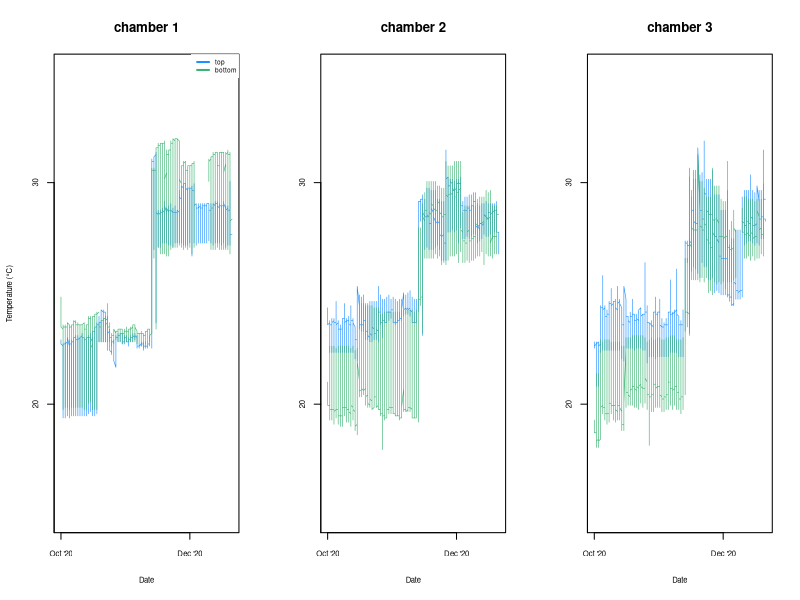

The R source for this figure:
library(tidyverse)
library(lubridate)
###################
###################
# plot the data
logger_data <- read_csv(here::here("hobo loggers","output","logger_data.csv"), locale=locale(tz="HST"))

# I did all the same renaming you did so your plotting code would work
logger_data <- logger_data %>% 
  mutate(Date = date(datetime)) %>%
  # all of this is commented out because the data should already be named
  # what you want it to be named. 
  # rename(
  #   timestamp = datetime,
  #   bot1.Temp = temp_logger_20940476,
  #   bot1.Light = light_logger_20940476,
  #   top2.Temp = temp_logger_20940477,
  #   top2.Light = light_logger_20940477,
  #   bot3.Temp = temp_logger_20940478,
  #   bot3.Light = light_logger_20940478,
  #   bot2.Temp = temp_logger_20940479,
  #   bot2.Light = light_logger_20940479,
  #   top1.Temp = temp_logger_20940480,
  #   top1.Light = light_logger_20940480,
  #   top3.Temp = temp_logger_20940481,
  #   top3.Light = light_logger_20940481
  # ) %>%
  # we still do this though:
  select(Date,timestamp=datetime,top1.Temp,bot1.Temp,top2.Temp,,bot2.Temp,top3.Temp,bot3.Temp)
  # rstudio shows a little yellow warning triangle in the gutter over to the left
  # because Date is a function in lubridate and it thinks you're trying to do something
  # with that rather than using it as the name of a field in a dataframe

# all the code below here is as you left it. like I said there are probably a 
# whole bunch of clever ways to do this in ggplot, but if it works, who needs it?
# the only thing I changed was the name of the dataframe. 

# plot it
par(mfrow=c(1,3))

####chamber 1
plot(top1.Temp~ Date, logger_data, type="n", ylab="Temperature (°C)", ylim=c(15, 35), yaxt="n", xaxt="n", 
     xlab="Date", cex.lab=0.7, cex.axis=0.7, main="chamber 1")
#top-chamber1
lines(logger_data$top1.Temp~logger_data$Date, lwd=.6, lty=1, col="dodgerblue")
#bot-logger_data
lines(logger_data$bot1.Temp~logger_data$Date, lwd=.6, lty=1, col="mediumseagreen")
axis(side=2, at=c(0, 10, 20, 30), cex.lab=0.7, cex.axis=0.7)
legend("topright", legend=c("top", "bottom"),
       col=c("dodgerblue", "mediumseagreen"), cex=0.6, lty =1, box.lty=0, lwd=2)
axis.Date(1, at=seq(min(logger_data$Date), max(logger_data$Date), by="2 month"), format="%b '%y", cex.lab=0.7, cex.axis=0.7)

####chamber 2
plot(top2.Temp~ Date, logger_data, type="n", ylab="", ylim=c(15, 35), yaxt="n", xaxt="n", 
     xlab="Date", cex.lab=0.7, cex.axis=0.7, main="chamber 2")
#top-chamber2
lines(logger_data$top2.Temp~logger_data$Date, lwd=.6, lty=1, col="dodgerblue")
#bot-chamber2
lines(logger_data$bot2.Temp~logger_data$Date, lwd=.6, lty=1, col="mediumseagreen")
axis(side=2, at=c(0, 10, 20, 30), cex.lab=0.7, cex.axis=0.7)
axis.Date(1, at=seq(min(logger_data$Date), max(logger_data$Date), by="2 month"), format="%b '%y", cex.lab=0.7, cex.axis=0.7)

####chamber 3
plot(top3.Temp~ Date, logger_data, type="n", ylab="", ylim=c(15, 35), yaxt="n", xaxt="n", 
     xlab="Date", cex.lab=0.7, cex.axis=0.7, main="chamber 3")
#top-chamber3
lines(logger_data$top3.Temp~logger_data$Date, lwd=.6, lty=1, col="dodgerblue")
#bot-chamber3
lines(logger_data$bot3.Temp~logger_data$Date, lwd=.6, lty=1, col="mediumseagreen")
axis(side=2, at=c(0, 10, 20, 30), cex.lab=0.7, cex.axis=0.7)
axis.Date(1, at=seq(min(logger_data$Date), max(logger_data$Date), by="2 month"), format="%b '%y", cex.lab=0.7, cex.axis=0.7)

dev.copy(pdf, "hobo loggers/output/tempoutput.pdf", height=4, width=8)
dev.off()
